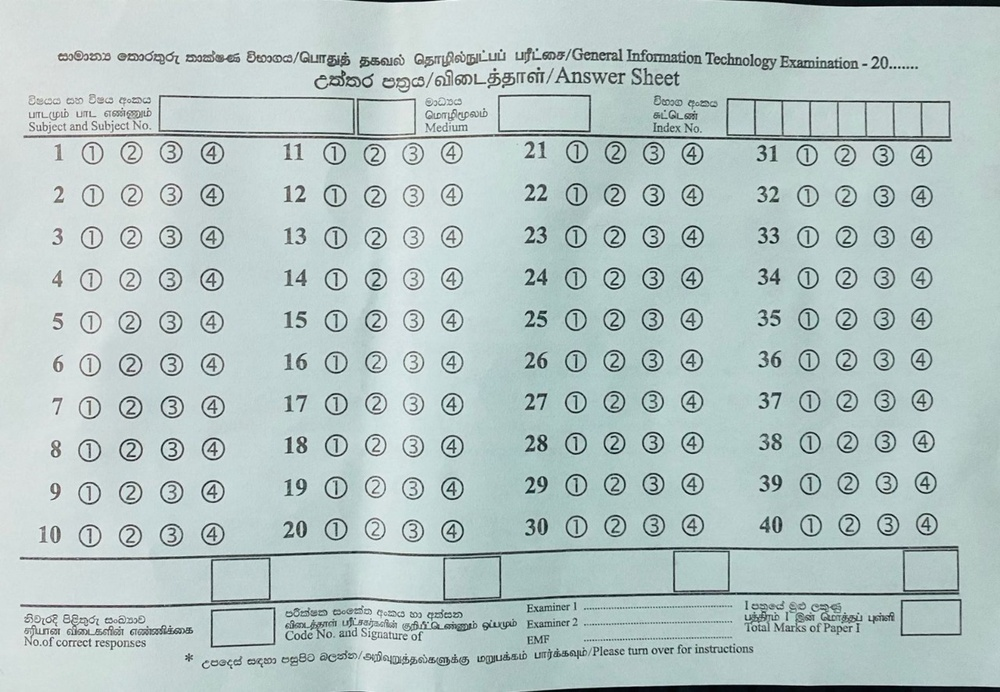
#> input picture Test/f7.jpg, 1000 x 692 px, shrunk from 1280 x 886 before the run
$ python template_test.py
#> lines starting #> are read from the running program, lines starting #| are printed output that depends on the picture; after the words box and inside, x2 and y2 are one past the last pixel; in counts of white or black regions, pixels touching at a corner belong together
import os
import cv2
import json
import numpy as np
from collections import Counter

# Image preprocessing step
def preprocess_image(image_path, blur_ksize=(5, 5)):
    if not os.path.exists(image_path):
        raise FileNotFoundError("Error: File does not exist.")
    elif os.path.getsize(image_path) == 0:
        raise ValueError("Error: File is empty.")

    # Read the image.
    original_img = cv2.imread(image_path, cv2.IMREAD_COLOR)
    if original_img is None:
        raise ValueError(f"Image at {image_path} not found.")

    # Convert to grayscale.
    gray = cv2.cvtColor(original_img, cv2.COLOR_BGR2GRAY)

    # Apply Gaussian blur.
    gray_blurred = cv2.GaussianBlur(gray, blur_ksize, 0)

    # Convert the image to a binary image.
    _, binary_img = cv2.threshold(gray_blurred, 0, 255, cv2.THRESH_BINARY + cv2.THRESH_OTSU)

    return {
        "original_img": original_img,
        "gray": gray,
        "gray_blurred": gray_blurred,
        "binary_img": binary_img
    }

# Circle detection step
def detect_circles_template(gray_blurred, questions, options):
    for b in range(15, 5, -1):
        for a in range(5, 35):
            detected_circles = cv2.HoughCircles(
                gray_blurred, cv2.HOUGH_GRADIENT, 1, a,
                param1=b, param2=3 * b,
                minRadius=a // 2, maxRadius=a
            )
            if detected_circles is not None:
                detected_circles = np.uint16(np.around(detected_circles))
                if detected_circles.shape[1] == questions * options:
                    radii_list = [pt[2] for pt in detected_circles[0, :]]
                    most_common_radius = Counter(radii_list).most_common(1)[0][0]
                    return detected_circles, most_common_radius, a, b
    return None, None, None, None

# Count black and white pixels in circles
def count_black_and_white_pixels(img, circles):
    counts = []
    for (x, y, r) in circles:
        mask = np.zeros_like(img, dtype=np.uint8)
        cv2.circle(mask, (x, y), r, (255), thickness=-1)
        masked_area = cv2.bitwise_and(img, mask)
        black_pixels = np.sum(masked_area == 0)
        white_pixels = np.sum(masked_area == 255)
        counts.append((x, y, r, black_pixels, white_pixels))
    return counts

# Save pixel count data as JSON
def save_pixel_counts_to_json(pixel_counts, output_file):
    pixel_counts_as_int = [tuple(map(int, tpl)) for tpl in pixel_counts]
    with open(output_file, 'w') as f:
        json.dump(pixel_counts_as_int, f, indent=4)

# Main script
def main():
    image_path = "./Test/f7.jpg"
    questions = 40
    options = 4
    output_file = "pixel_counts_f7.json"

    try:
        # Preprocess the image
        processed_images = preprocess_image(image_path)
#> in preprocess_image, original_img is the input picture: shape (692, 1000, 3); mean B, G, R 196.7, 197.9, 181.4
#> in preprocess_image, `gray_blurred = cv2.GaussianBlur(gray, blur_ksize, 0)`:
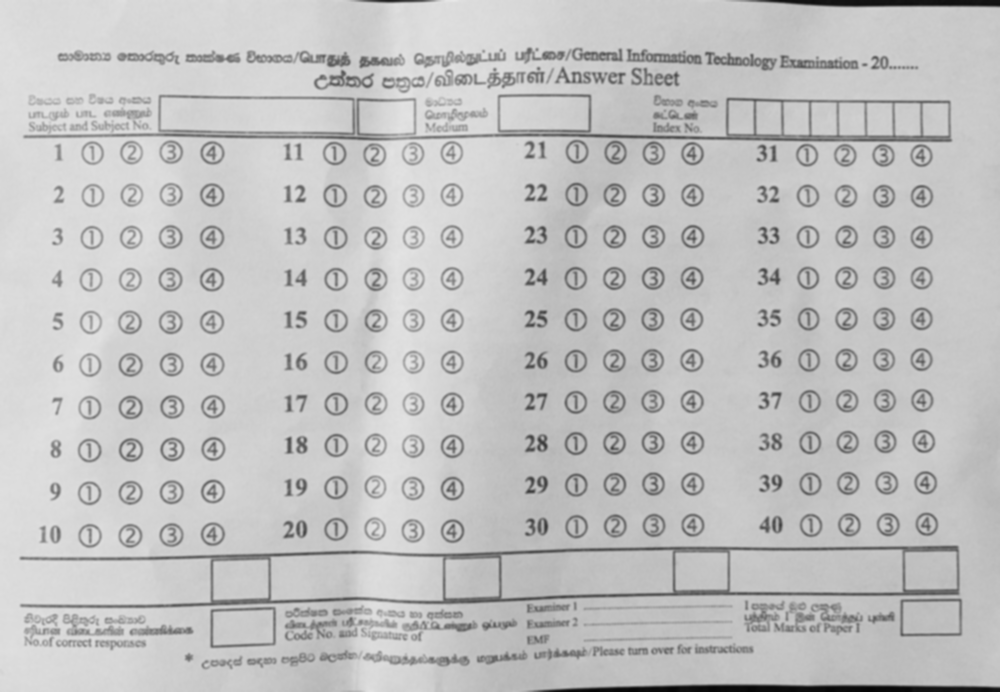
#> gray_blurred: shape (692, 1000); min 5, max 231, mean 192.8
#> in preprocess_image, `_, binary_img = cv2.threshold(gray_blurred, 0, 255, cv2.THRESH_BINARY ..`:
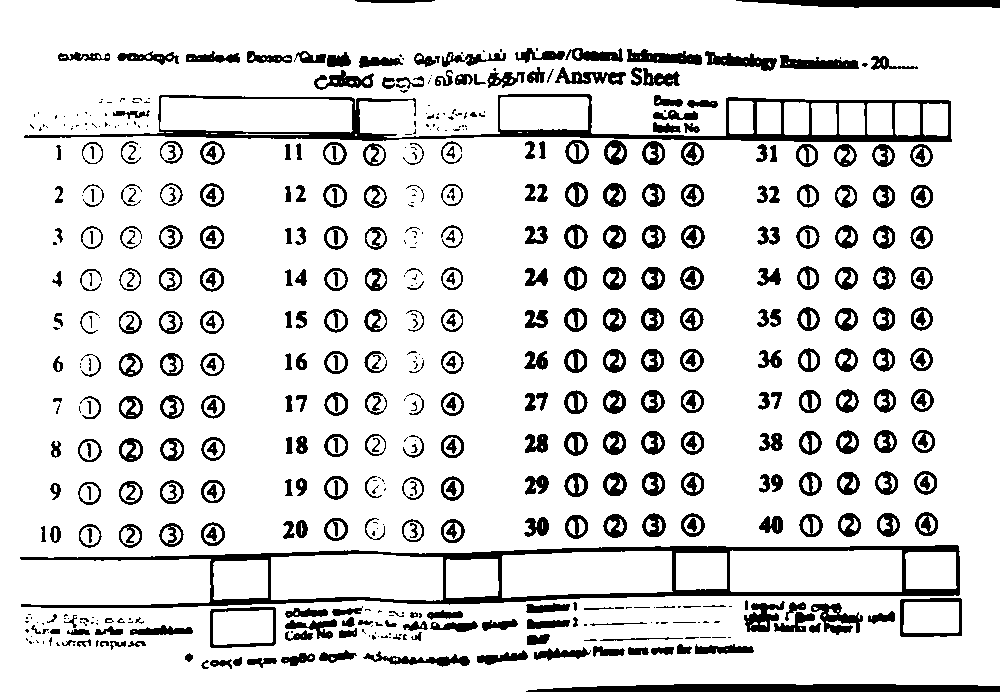
#> binary_img: shape (692, 1000); 86.6% white; 567 black regions (192 under 20 px), largest, box (x1, y1, x2, y2) and area: (20, 545, 960, 608) 9529, (24, 94, 952, 142) 7903, (526, 684, 1000, 692) 3234
#> processed_images = 4 items
        binary_img = processed_images["binary_img"]
        gray_blurred = processed_images["gray_blurred"]

        # Detect circles
        detected_circles, most_common_radius, a, b = detect_circles_template(
            gray_blurred, questions, options
        )
#> after the loop in detect_circles_template, `for b in range(15, 5, -1):`: most_common_radius = 11; radii_list = 160 values, max 11 at index 0, min 8 at index 154, mean 10.66
#> detected_circles = 160 rows, first 8: [808, 236, 11], [412, 154, 11], [576, 320, 11], [846, 196, 11], [576, 236, 11], [692, 278, 11], [808, 196, 11], [376, 320, 11]; most_common_radius = 11; a = 12; b = 10
        if detected_circles is None:
            raise ValueError("Failed to detect the required number of circles.")

        # Count black and white pixels in detected circles
        circles = detected_circles[0, :]
#> circles has the same summary as detected_circles
        pixel_counts = count_black_and_white_pixels(binary_img, circles)
#> the loop in count_black_and_white_pixels, `for (x, y, r) in circles:` made 160 passes
#> (x, y, black_pixels, white_pixels) on passes 1 to 3: (808, 236, 691824, 176), (412, 154, 691697, 303), (576, 320, 691846, 154)
#> pass 1, in count_black_and_white_pixels, `masked_area = cv2.bitwise_and(img, mask)`:
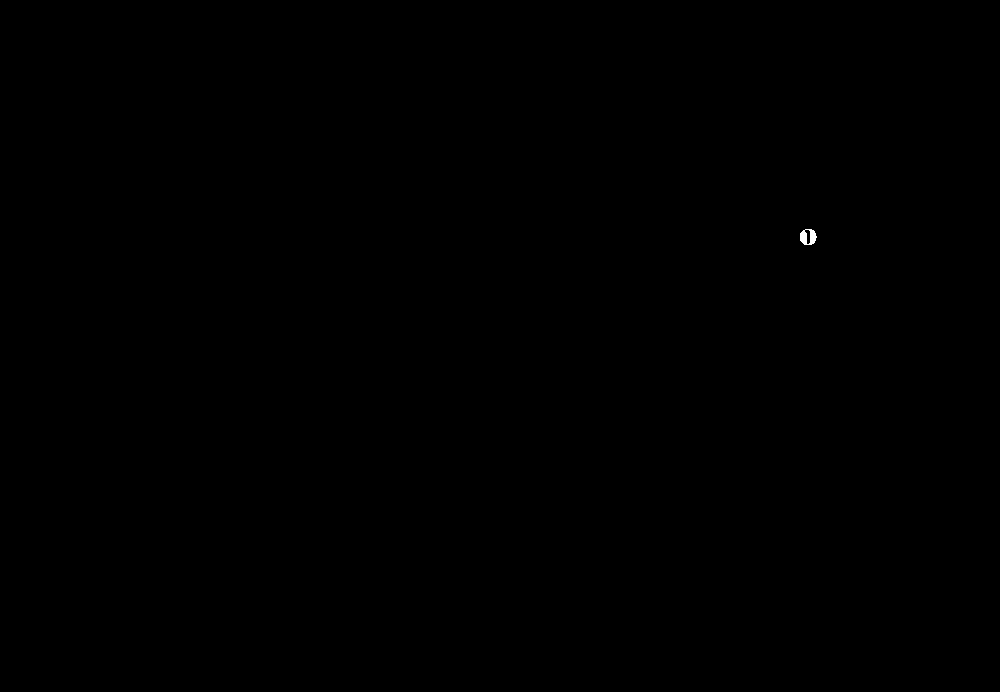
#> masked_area: shape (692, 1000); 0.03% white; 1 white region, box (x1, y1, x2, y2) and area: (800, 229, 817, 245) 176
#> after the loop in count_black_and_white_pixels, `for (x, y, r) in circles:`: mask: shape (692, 1000); 0.04% white; 1 white region, box (x1, y1, x2, y2) and area: (163, 525, 182, 544) 253
#> after the loop in count_black_and_white_pixels, `for (x, y, r) in circles:`: counts = 160 items, first 6: (808, 236, 11, 691824, 176), (412, 154, 11, 691697, 303), (576, 320, 11, 691846, 154), (846, 196, 11, 691847, 153), (576, 236, 11, 691849, 151), (692, 278, 11, 691875, 125)
#> pixel_counts has the same summary as counts in count_black_and_white_pixels

        # Save results to JSON
        save_pixel_counts_to_json(pixel_counts, output_file)
#> in save_pixel_counts_to_json, `pixel_counts_as_int = [tuple(map(int, tpl)) for tpl in pixel_counts]`: pixel_counts_as_int has the same summary as counts in count_black_and_white_pixels
        print(f"Pixel counts saved to {output_file}")

    except Exception as e:
        print(f"Error: {e}")

if __name__ == "__main__":
    main()

$ run again, with Test/160b1.jpg copied over Test/f7.jpg
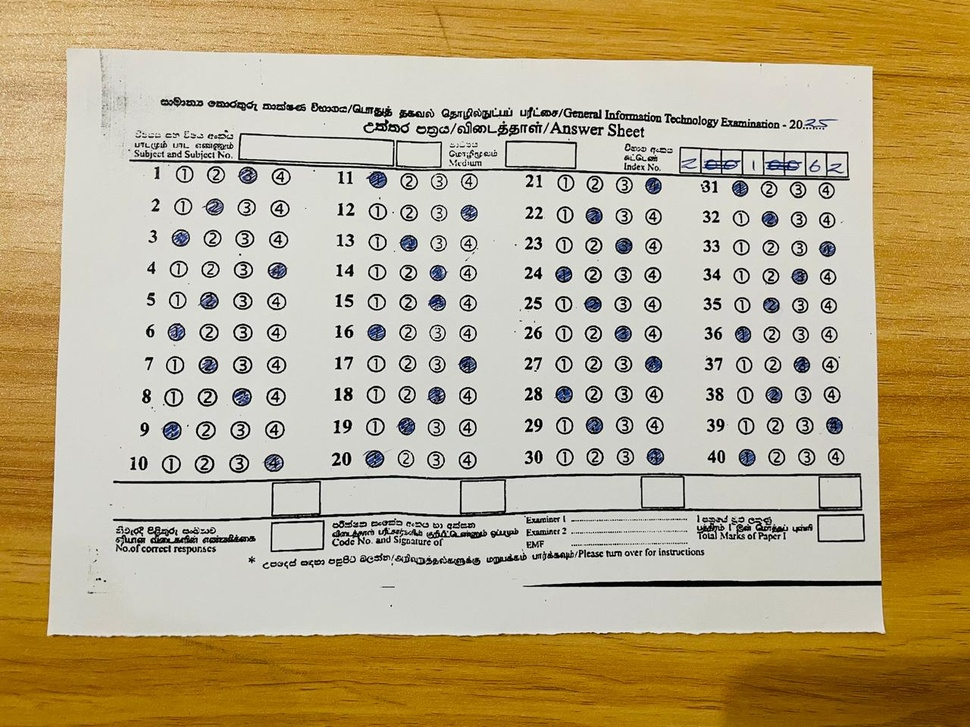
#> input picture Test/160b1.jpg, 970 x 727 px, shrunk from 1280 x 960 before the run
#> in preprocess_image, original_img is the input picture: shape (727, 970, 3); mean B, G, R 137.2, 170.9, 186.4
#> in preprocess_image, `gray = cv2.cvtColor(original_img, cv2.COLOR_BGR2GRAY)`:
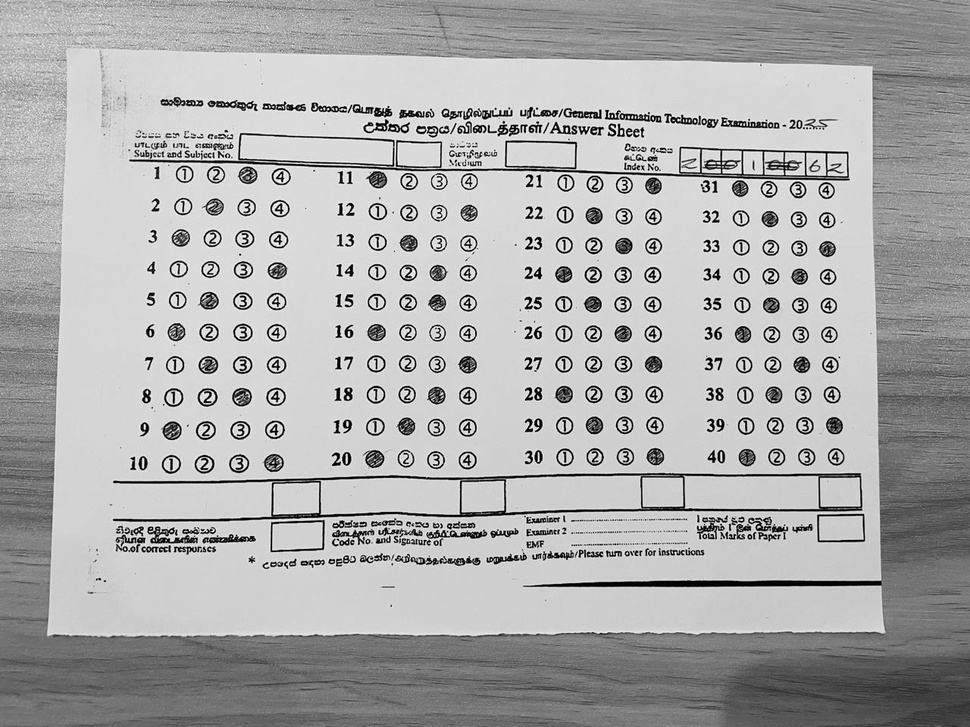
#> gray: shape (727, 970); min 0, max 255, mean 171.7
#> in preprocess_image, `_, binary_img = cv2.threshold(gray_blurred, 0, 255, cv2.THRESH_BINARY ..`:
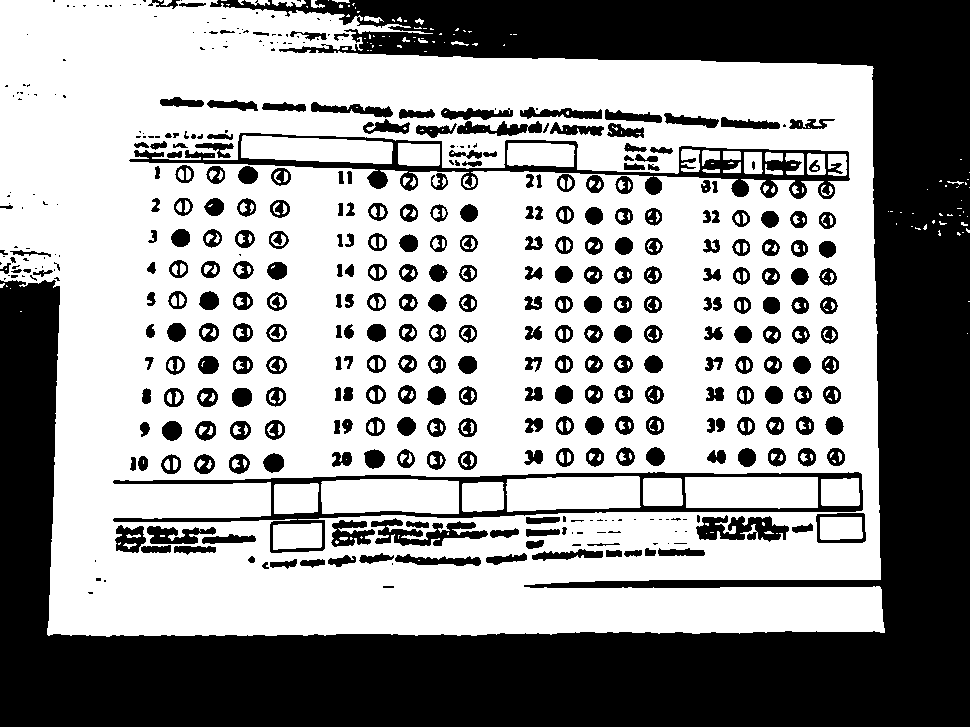
#> binary_img: shape (727, 970); 60.7% white; 427 black regions (131 under 20 px), largest, box (x1, y1, x2, y2) and area: (0, 0, 970, 727) 202414, (129, 133, 850, 199) 8447, (113, 472, 863, 553) 7719
#> processed_images = 4 items
#> after the loop in detect_circles_template, `for b in range(15, 5, -1):`: most_common_radius = 9; radii_list = 160 values, max 10 at index 0, min 7 at index 80, mean 8.78
#> in main, `detected_circles, most_common_radius, a, b = detect_circles_template( ..`: detected_circles = 160 rows, first 8: [468, 428, 10], [468, 396, 10], [436, 460, 10], [774, 394, 9], [216, 174, 10], [594, 216, 9], [624, 246, 9], [184, 174, 10]; most_common_radius = 9; a = 12; b = 7
#> circles has the same summary as detected_circles
#> the loop in count_black_and_white_pixels, `for (x, y, r) in circles:` made 160 passes
#> (x, y, r, black_pixels, white_pixels) on passes 1 to 3: (468, 428, 10, 705083, 107), (468, 396, 10, 705084, 106), (436, 460, 10, 705081, 109)
#> after the loop in count_black_and_white_pixels, `for (x, y, r) in circles:`: counts = 160 items, first 6: (468, 428, 10, 705083, 107), (468, 396, 10, 705084, 106), (436, 460, 10, 705081, 109), (774, 394, 9, 705181, 9), (216, 174, 10, 705062, 128), (594, 216, 9, 705176, 14)
#> pixel_counts has the same summary as counts in count_black_and_white_pixels
#> pixel_counts_as_int has the same summary as counts in count_black_and_white_pixels
